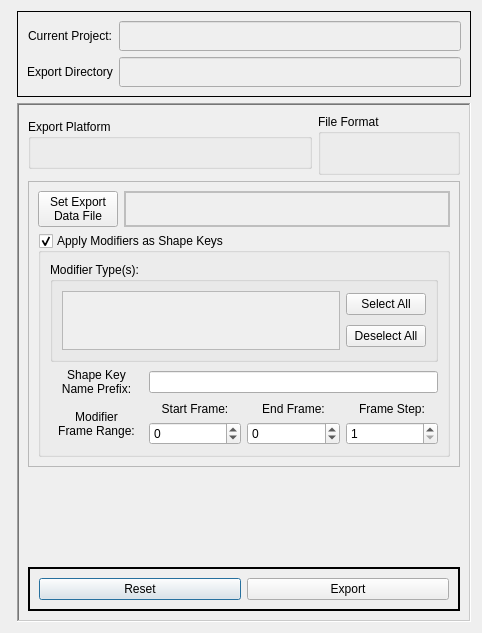
<?xml version="1.0" encoding="UTF-8"?>
<ui version="4.0">
 <class>io_dialog</class>
 <widget class="QDialog" name="io_dialog">
  <property name="windowModality">
   <enum>Qt::ApplicationModal</enum>
  </property>
  <property name="geometry">
   <rect>
    <x>0</x>
    <y>0</y>
    <width>482</width>
    <height>633</height>
   </rect>
  </property>
  <property name="sizePolicy">
   <sizepolicy hsizetype="Expanding" vsizetype="Fixed">
    <horstretch>0</horstretch>
    <verstretch>0</verstretch>
   </sizepolicy>
  </property>
  <property name="windowTitle">
   <string>Dialog</string>
  </property>
  <property name="modal">
   <bool>false</bool>
  </property>
  <layout class="QFormLayout" name="formLayout_2">
   <item row="1" column="1">
    <widget class="QFrame" name="io_proj_frame">
     <property name="frameShape">
      <enum>QFrame::Box</enum>
     </property>
     <layout class="QGridLayout" name="gridLayout_4">
      <item row="0" column="1">
       <widget class="QLineEdit" name="io_proj_name_lnedit">
        <property name="enabled">
         <bool>false</bool>
        </property>
        <property name="sizePolicy">
         <sizepolicy hsizetype="Expanding" vsizetype="Maximum">
          <horstretch>0</horstretch>
          <verstretch>0</verstretch>
         </sizepolicy>
        </property>
        <property name="minimumSize">
         <size>
          <width>0</width>
          <height>30</height>
         </size>
        </property>
        <property name="alignment">
         <set>Qt::AlignCenter</set>
        </property>
       </widget>
      </item>
      <item row="0" column="0">
       <widget class="QLabel" name="io_proj_name_label">
        <property name="text">
         <string>Current Project:</string>
        </property>
        <property name="alignment">
         <set>Qt::AlignCenter</set>
        </property>
       </widget>
      </item>
      <item row="1" column="0">
       <widget class="QLabel" name="io_proj_export_dir_label">
        <property name="text">
         <string>Export Directory</string>
        </property>
       </widget>
      </item>
      <item row="1" column="1">
       <widget class="QLineEdit" name="io_proj_export_dir_lnedit">
        <property name="enabled">
         <bool>false</bool>
        </property>
        <property name="sizePolicy">
         <sizepolicy hsizetype="Expanding" vsizetype="Maximum">
          <horstretch>0</horstretch>
          <verstretch>0</verstretch>
         </sizepolicy>
        </property>
        <property name="minimumSize">
         <size>
          <width>0</width>
          <height>30</height>
         </size>
        </property>
        <property name="alignment">
         <set>Qt::AlignCenter</set>
        </property>
       </widget>
      </item>
     </layout>
    </widget>
   </item>
   <item row="2" column="1">
    <widget class="QFrame" name="io_export_frame">
     <property name="sizePolicy">
      <sizepolicy hsizetype="Preferred" vsizetype="Preferred">
       <horstretch>0</horstretch>
       <verstretch>0</verstretch>
      </sizepolicy>
     </property>
     <property name="minimumSize">
      <size>
       <width>0</width>
       <height>0</height>
      </size>
     </property>
     <property name="focusPolicy">
      <enum>Qt::NoFocus</enum>
     </property>
     <property name="frameShape">
      <enum>QFrame::WinPanel</enum>
     </property>
     <property name="frameShadow">
      <enum>QFrame::Sunken</enum>
     </property>
     <layout class="QGridLayout" name="gridLayout_2">
      <item row="0" column="0" colspan="2">
       <widget class="QGroupBox" name="io_export_platform_grpbox">
        <property name="sizePolicy">
         <sizepolicy hsizetype="Preferred" vsizetype="Maximum">
          <horstretch>0</horstretch>
          <verstretch>0</verstretch>
         </sizepolicy>
        </property>
        <property name="minimumSize">
         <size>
          <width>0</width>
          <height>50</height>
         </size>
        </property>
        <property name="title">
         <string>Export Platform</string>
        </property>
        <layout class="QHBoxLayout" name="horizontalLayout_2"/>
       </widget>
      </item>
      <item row="3" column="0" colspan="3">
       <widget class="QFrame" name="io_export_btn_frame">
        <property name="sizePolicy">
         <sizepolicy hsizetype="Preferred" vsizetype="Maximum">
          <horstretch>0</horstretch>
          <verstretch>0</verstretch>
         </sizepolicy>
        </property>
        <property name="minimumSize">
         <size>
          <width>0</width>
          <height>0</height>
         </size>
        </property>
        <property name="frameShape">
         <enum>QFrame::WinPanel</enum>
        </property>
        <layout class="QHBoxLayout" name="horizontalLayout">
         <item>
          <widget class="QPushButton" name="io_export_reset_pshbtn">
           <property name="text">
            <string>Reset</string>
           </property>
          </widget>
         </item>
         <item>
          <widget class="QPushButton" name="io_export_export_pshbtn">
           <property name="text">
            <string>Export</string>
           </property>
          </widget>
         </item>
        </layout>
       </widget>
      </item>
      <item row="0" column="2">
       <widget class="QGroupBox" name="io_export_format_grpbox">
        <property name="minimumSize">
         <size>
          <width>0</width>
          <height>50</height>
         </size>
        </property>
        <property name="title">
         <string>File Format</string>
        </property>
        <layout class="QHBoxLayout" name="horizontalLayout_3">
         <item>
          <widget class="QLabel" name="io_export_format_label">
           <property name="sizePolicy">
            <sizepolicy hsizetype="Preferred" vsizetype="Maximum">
             <horstretch>0</horstretch>
             <verstretch>0</verstretch>
            </sizepolicy>
           </property>
           <property name="minimumSize">
            <size>
             <width>0</width>
             <height>20</height>
            </size>
           </property>
           <property name="frameShape">
            <enum>QFrame::NoFrame</enum>
           </property>
           <property name="text">
            <string/>
           </property>
           <property name="alignment">
            <set>Qt::AlignCenter</set>
           </property>
          </widget>
         </item>
        </layout>
       </widget>
      </item>
      <item row="1" column="0" colspan="3">
       <widget class="QFrame" name="io_export_data_frame">
        <property name="frameShape">
         <enum>QFrame::StyledPanel</enum>
        </property>
        <property name="frameShadow">
         <enum>QFrame::Raised</enum>
        </property>
        <layout class="QGridLayout" name="gridLayout_3">
         <item row="0" column="1" colspan="2">
          <widget class="QLabel" name="io_export_data_file_label">
           <property name="enabled">
            <bool>false</bool>
           </property>
           <property name="frameShape">
            <enum>QFrame::WinPanel</enum>
           </property>
           <property name="text">
            <string/>
           </property>
           <property name="alignment">
            <set>Qt::AlignCenter</set>
           </property>
          </widget>
         </item>
         <item row="0" column="0">
          <widget class="QPushButton" name="io_export_data_file_pshbtn">
           <property name="sizePolicy">
            <sizepolicy hsizetype="Maximum" vsizetype="Fixed">
             <horstretch>0</horstretch>
             <verstretch>0</verstretch>
            </sizepolicy>
           </property>
           <property name="text">
            <string>Set Export
Data File</string>
           </property>
          </widget>
         </item>
         <item row="1" column="0" colspan="3">
          <widget class="QGroupBox" name="io_export_mdfr_grpbox">
           <property name="title">
            <string>Apply Modifiers as Shape Keys</string>
           </property>
           <property name="checkable">
            <bool>true</bool>
           </property>
           <property name="checked">
            <bool>true</bool>
           </property>
           <layout class="QGridLayout" name="gridLayout_6">
            <item row="2" column="1" colspan="3">
             <widget class="QLineEdit" name="io_export_mdfr_name_lnedit"/>
            </item>
            <item row="4" column="1">
             <widget class="QSpinBox" name="io_export_mdfr_start_frame_spbox">
              <property name="minimum">
               <number>-10000</number>
              </property>
              <property name="maximum">
               <number>10000</number>
              </property>
              <property name="value">
               <number>0</number>
              </property>
             </widget>
            </item>
            <item row="3" column="1">
             <widget class="QLabel" name="io_export_mdfr_start_frame_label">
              <property name="text">
               <string>Start Frame:</string>
              </property>
              <property name="alignment">
               <set>Qt::AlignCenter</set>
              </property>
             </widget>
            </item>
            <item row="3" column="0" rowspan="2">
             <widget class="QLabel" name="io_export_mdfr_frame_label">
              <property name="text">
               <string>Modifier
Frame Range:</string>
              </property>
              <property name="alignment">
               <set>Qt::AlignCenter</set>
              </property>
             </widget>
            </item>
            <item row="3" column="3">
             <widget class="QLabel" name="io_export_mdfr_frame_step_label">
              <property name="text">
               <string>Frame Step:</string>
              </property>
              <property name="alignment">
               <set>Qt::AlignCenter</set>
              </property>
             </widget>
            </item>
            <item row="4" column="3">
             <widget class="QSpinBox" name="io_export_mdfr_frame_step_spbox">
              <property name="minimum">
               <number>1</number>
              </property>
              <property name="maximum">
               <number>100</number>
              </property>
             </widget>
            </item>
            <item row="0" column="0" colspan="4">
             <widget class="QGroupBox" name="io_export_mdfr_type_grpbox">
              <property name="sizePolicy">
               <sizepolicy hsizetype="Preferred" vsizetype="Fixed">
                <horstretch>0</horstretch>
                <verstretch>0</verstretch>
               </sizepolicy>
              </property>
              <property name="maximumSize">
               <size>
                <width>16777215</width>
                <height>100</height>
               </size>
              </property>
              <property name="title">
               <string>Modifier Type(s):</string>
              </property>
              <layout class="QGridLayout" name="gridLayout_8">
               <item row="1" column="1">
                <widget class="QPushButton" name="io_export_mdfr_type_select_pshbtn">
                 <property name="text">
                  <string>Select All</string>
                 </property>
                </widget>
               </item>
               <item row="2" column="1">
                <widget class="QPushButton" name="io_export_mdfr_type_deselect_pshbtn">
                 <property name="text">
                  <string>Deselect All</string>
                 </property>
                </widget>
               </item>
               <item row="1" column="0" rowspan="2">
                <widget class="QScrollArea" name="io_export_mdfr_type_scroll">
                 <property name="widgetResizable">
                  <bool>true</bool>
                 </property>
                 <widget class="QWidget" name="io_export_mdfr_type_widget">
                  <property name="geometry">
                   <rect>
                    <x>0</x>
                    <y>0</y>
                    <width>253</width>
                    <height>58</height>
                   </rect>
                  </property>
                  <layout class="QVBoxLayout" name="verticalLayout"/>
                 </widget>
                </widget>
               </item>
              </layout>
             </widget>
            </item>
            <item row="3" column="2">
             <widget class="QLabel" name="io_export_mdfr_end_frame_label">
              <property name="text">
               <string>End Frame:</string>
              </property>
              <property name="alignment">
               <set>Qt::AlignCenter</set>
              </property>
             </widget>
            </item>
            <item row="2" column="0">
             <widget class="QLabel" name="io_export_mdfr_name_label">
              <property name="text">
               <string>Shape Key
Name Prefix:</string>
              </property>
              <property name="alignment">
               <set>Qt::AlignCenter</set>
              </property>
             </widget>
            </item>
            <item row="4" column="2">
             <widget class="QSpinBox" name="io_export_mdfr_end_frame_spbox">
              <property name="minimum">
               <number>-10000</number>
              </property>
              <property name="maximum">
               <number>10000</number>
              </property>
              <property name="value">
               <number>0</number>
              </property>
             </widget>
            </item>
           </layout>
          </widget>
         </item>
        </layout>
       </widget>
      </item>
      <item row="2" column="0" colspan="3">
       <spacer name="io_export_data_spacer">
        <property name="orientation">
         <enum>Qt::Vertical</enum>
        </property>
        <property name="sizeHint" stdset="0">
         <size>
          <width>20</width>
          <height>40</height>
         </size>
        </property>
       </spacer>
      </item>
     </layout>
    </widget>
   </item>
  </layout>
 </widget>
 <resources/>
 <connections/>
</ui>
